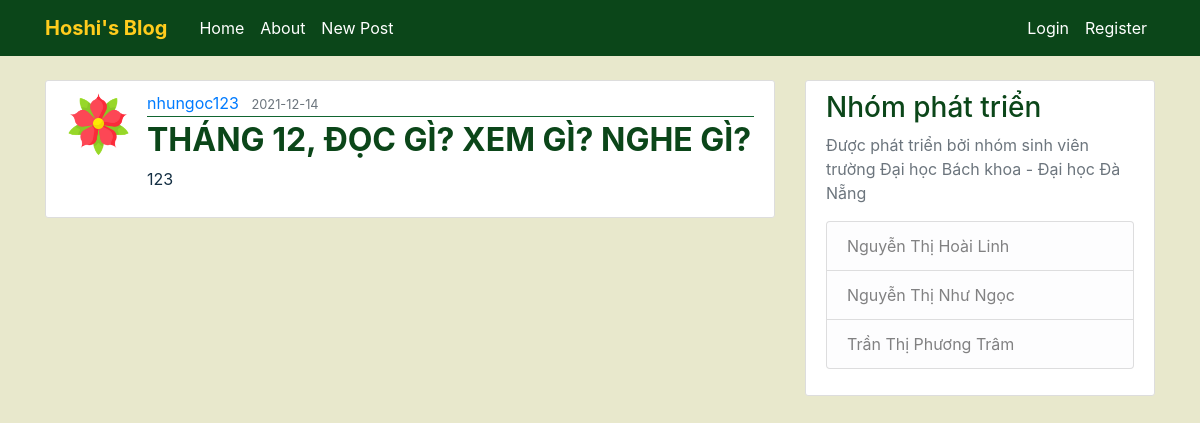
/post/1, run on the app's committed database.
### FlaskBlog/models.py (models this page shows, shortened)
class User(db.Model, UserMixin):
    id = db.Column(db.Integer, primary_key=True)
    username = db.Column(db.String(20), unique=True, nullable=False)
    email = db.Column(db.String(120), unique=True, nullable=False)
    image_file = db.Column(db.String(20), nullable=False, default='default.png')
    password = db.Column(db.String(60), nullable=False)
    posts = db.relationship('Post', backref='author', lazy=True)

class Post(db.Model):
    id = db.Column(db.Integer, primary_key=True)
    title = db.Column(db.String(100), nullable=False)
    date_posted = db.Column(db.DateTime, nullable=False, default=datetime.utcnow)
    content = db.Column(db.Text, nullable=False)
    user_id = db.Column(db.Integer, db.ForeignKey('user.id'), nullable=False)

### FlaskBlog/routes.py (the view)
@app.route("/post/<int:post_id>")
def post(post_id):
    post = Post.query.get_or_404(post_id)
    return render_template('post.html', title=post.title, post=post)

### FlaskBlog/templates/post.html (shortened to what this page needs)
{% extends "layout.html" %}
{% block content %}
  <article class="media content-section">
    <img class="rounded-circle article-img" src="{{ url_for('static', filename='avatar/' + post.author.image_file) }}">
    <div class="media-body">
      <div class="article-metadata">
        <a class="mr-2" href="#">{{ post.author.username }}</a>
        <small class="text-muted">{{ post.date_posted.strftime('%Y-%m-%d') }}</small>
      </div>
      <h2 class="article-title">{{ post.title }}</h2>
      <p class="article-content">{{ post.content }}</p>
    </div>
  </article>
{% endblock content %}

### FlaskBlog/static/main.css (style rules this page uses)
body { background: #E8E8CC; color: #142F43; margin-top: 5rem; }
h1, h2, h3, h4, h5, h6 { color: #0B4619; }
.content-section { background: #ffffff; padding: 10px 20px; border: 1px solid #dddddd; border-radius: 3px; margin-bottom: 20px; }
.article-title { color: #0B4619; font-weight: bold; }
.article-content { white-space: pre-line; }
.article-img { height: 65px; width: 65px; margin-right: 16px; }
.article-metadata { padding-bottom: 1px; margin-bottom: 4px; border-bottom: 1px solid #116530 }

### data on the page
User: image_file (picture), author.username "nhungoc123"
Post: date_posted "2021-12-14", title "THÁNG 12, ĐỌC GÌ? XEM GÌ? NGHE GÌ?", content "123"
